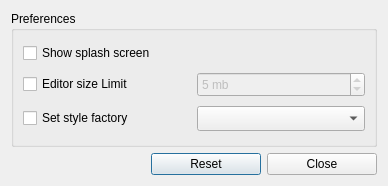
<?xml version="1.0" encoding="UTF-8"?>
<ui version="4.0">
 <class>Preferences</class>
 <widget class="QDialog" name="Preferences">
  <property name="geometry">
   <rect>
    <x>0</x>
    <y>0</y>
    <width>388</width>
    <height>186</height>
   </rect>
  </property>
  <property name="windowTitle">
   <string>Preferences</string>
  </property>
  <layout class="QVBoxLayout" name="verticalLayout">
   <item>
    <widget class="QGroupBox" name="groupBoxPreferences">
     <property name="sizePolicy">
      <sizepolicy hsizetype="Expanding" vsizetype="Expanding">
       <horstretch>0</horstretch>
       <verstretch>0</verstretch>
      </sizepolicy>
     </property>
     <property name="title">
      <string>Preferences</string>
     </property>
     <layout class="QVBoxLayout" name="verticalLayout_2">
      <item>
       <widget class="QCheckBox" name="checkBoxShowSplashScreen">
        <property name="text">
         <string>Show splash screen</string>
        </property>
       </widget>
      </item>
      <item>
       <layout class="QHBoxLayout" name="horizontalLayout_2">
        <item>
         <widget class="QCheckBox" name="checkBoxEditorSizeLimit">
          <property name="text">
           <string>Editor size Limit</string>
          </property>
         </widget>
        </item>
        <item>
         <widget class="QSpinBox" name="spinBoxFileSizeLimit">
          <property name="enabled">
           <bool>false</bool>
          </property>
          <property name="minimumSize">
           <size>
            <width>0</width>
            <height>25</height>
           </size>
          </property>
          <property name="suffix">
           <string> mb</string>
          </property>
          <property name="minimum">
           <number>1</number>
          </property>
          <property name="maximum">
           <number>999999999</number>
          </property>
          <property name="value">
           <number>5</number>
          </property>
         </widget>
        </item>
       </layout>
      </item>
      <item>
       <layout class="QHBoxLayout" name="horizontalLayout_3">
        <item>
         <widget class="QCheckBox" name="checkBoxSetStyleFactory">
          <property name="text">
           <string>Set style factory</string>
          </property>
         </widget>
        </item>
        <item>
         <widget class="QComboBox" name="comboBoxStyleFactory">
          <property name="minimumSize">
           <size>
            <width>0</width>
            <height>25</height>
           </size>
          </property>
         </widget>
        </item>
       </layout>
      </item>
     </layout>
    </widget>
   </item>
   <item>
    <layout class="QHBoxLayout" name="horizontalLayout">
     <item>
      <spacer name="horizontalSpacer">
       <property name="orientation">
        <enum>Qt::Horizontal</enum>
       </property>
       <property name="sizeHint" stdset="0">
        <size>
         <width>40</width>
         <height>20</height>
        </size>
       </property>
      </spacer>
     </item>
     <item>
      <widget class="QPushButton" name="buttonReset">
       <property name="minimumSize">
        <size>
         <width>110</width>
         <height>0</height>
        </size>
       </property>
       <property name="text">
        <string>Reset</string>
       </property>
       <property name="icon">
        <iconset resource="../res/res.qrc">
         <normaloff>:/buttons/restart.png</normaloff>:/buttons/restart.png</iconset>
       </property>
      </widget>
     </item>
     <item>
      <widget class="QPushButton" name="buttonClose">
       <property name="minimumSize">
        <size>
         <width>110</width>
         <height>0</height>
        </size>
       </property>
       <property name="text">
        <string>Close</string>
       </property>
       <property name="icon">
        <iconset resource="../res/res.qrc">
         <normaloff>:/buttons/accept.png</normaloff>:/buttons/accept.png</iconset>
       </property>
      </widget>
     </item>
    </layout>
   </item>
  </layout>
 </widget>
 <resources>
  <include location="../res/res.qrc"/>
 </resources>
 <connections/>
</ui>
